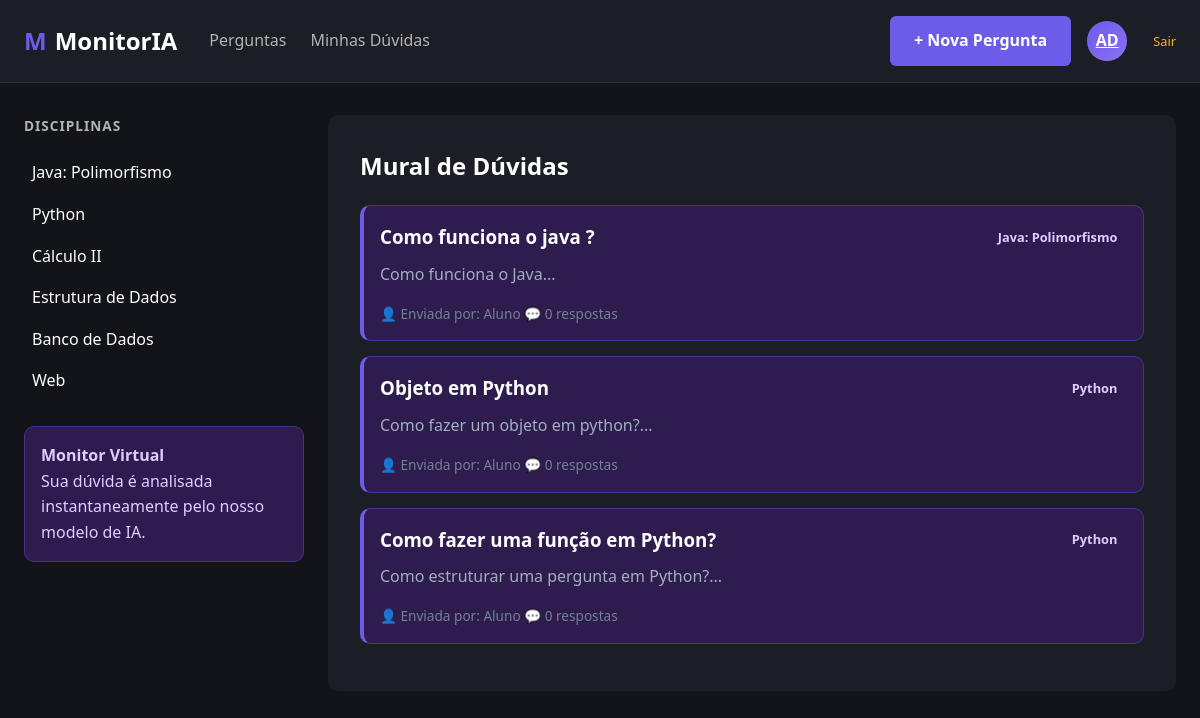
/ (signed in), run on the app's committed database.
### modelos/entidades.py (models this page shows)
class Pergunta(banco.Model):
    __tablename__ = 'perguntas'
    id = banco.Column(banco.Integer, primary_key=True)
    titulo = banco.Column(banco.String(200), nullable=False)
    corpo = banco.Column(banco.Text, nullable=False)
    disciplina = banco.Column(banco.String(100), nullable=False)
    usuario_id = banco.Column(banco.Integer, banco.ForeignKey('usuarios.id'), nullable=False)
    data_criacao = banco.Column(banco.DateTime, default=datetime.utcnow)
    respostas = banco.relationship('Resposta', backref='pergunta', lazy=True)

### controles/rotas_perguntas.py (the view)
@blueprint_perguntas.route('/')
def base():
    lista_de_perguntas = servico.listar_todas()
    return render_template('home.html',
                           perguntas=lista_de_perguntas,
                           disciplinas=servico.listar_disciplinas())

### repositorios/repositorio_pergunta.py (called while the page is built)
    def buscar_todas(self) -> list[Pergunta]:
        return Pergunta.query.order_by(Pergunta.data_criacao.desc()).all()

### servicos/servico_pergunta.py (called while the page is built)
    def listar_todas(self) -> list[Pergunta]:
        return self.repositorio.buscar_todas()

    def listar_disciplinas(self) -> list[str]:
        return ["Java: Polimorfismo", "Python", "Cálculo II", "Estrutura de Dados", "Banco de Dados", "Web"]

### templates/home.html (shortened to what this page needs)
{% extends 'base.html' %}
{% block content %}
<h2 style="color: white; margin-bottom: 20px;">Mural de Dúvidas</h2>
{% if perguntas %}
    {% for pergunta in perguntas %}
        <div class="box-ia" style="margin-bottom: 15px; border-left: 4px solid var(--roxo-principal);">
            <div style="display: flex; justify-content: space-between; align-items: center;">
                <h3 style="margin: 0;">
                    <a href="{{ url_for('perguntas.ver_pergunta', id=pergunta.id) }}" style="color: white; text-decoration: none;">
                        {{ pergunta.titulo }}
                    </a>
                </h3>
                <span class="badge">{{ pergunta.disciplina }}</span>
            </div>
            <p style="color: #a0aec0; margin-top: 10px;">{{ pergunta.corpo[:120] }}...</p>
            <div style="margin-top: 15px; font-size: 0.85rem; color: #718096;">
                <span>👤 Enviada por: {{ pergunta.usuario.nome if pergunta.usuario else 'Aluno' }}</span>
                <span>💬 {{ pergunta.respostas|length }} respostas</span>
            </div>
        </div>
    {% endfor %}
{% else %}
    <div class="box-ia" style="text-align: center;">
        <p>Não há perguntas registradas no momento.</p>
    </div>
{% endif %}
{% endblock %}

### static/css/estilos.css (style rules this page uses)
:root { --bg-fundo: #12141a; --bg-card: #1c1e26; --bg-ia: #2e1c4e; --texto-principal: #ffffff; --texto-secundario: #b3b3b3; --texto-ia: #e1ccff; --roxo-principal: #6c5ce7; --roxo-hover: #5a4bcf; --roxo-badge: #d1b1ff; --verde-resolvido: #4ade80; --laranja-alerta: #ffac33; --gap-padrao: 1.5rem; --raio-padrao: 10px; }
* { box-sizing: border-box; margin: 0; padding: 0; }
body { font-family: 'Segoe UI', Tahoma, Geneva, Verdana, sans-serif; background-color: var(--bg-fundo); color: var(--texto-principal); line-height: 1.6; }
.box-ia { background-color: var(--bg-ia); border: 1px solid #4a2f8c; border-radius: var(--raio-padrao); padding: 1rem; color: var(--texto-ia); }
.badge { display: inline-flex; align-items: center; gap: 0.4rem; padding: 0.45rem 0.75rem; border-radius: 999px; font-size: 0.9rem; font-weight: 600; }
.badge { padding: 0.2rem 0.6rem; border-radius: 4px; font-size: 0.8rem; font-weight: 600; }

### data on the page
Pergunta: titulo "Como funciona o java ?", disciplina "Java: Polimorfismo", corpo "Como funciona o Java", usuario "Aluno", respostas|length "0"
Pergunta: titulo "Objeto em Python", disciplina "Python", corpo "Como fazer um objeto em python?", usuario "Aluno", respostas|length "0"
Pergunta: titulo "Como fazer uma função em Python?", disciplina "Python", corpo "Como estruturar uma pergunta em Python?", usuario "Aluno", respostas|length "0"

### other printed values
{{ session.get('usuario_nome')[:2] | upper }} "AD"
{{ disc }} "Java: Polimorfismo" "Python" "Cálculo II" "Estrutura de Dados" "Banco de Dados" "Web"
